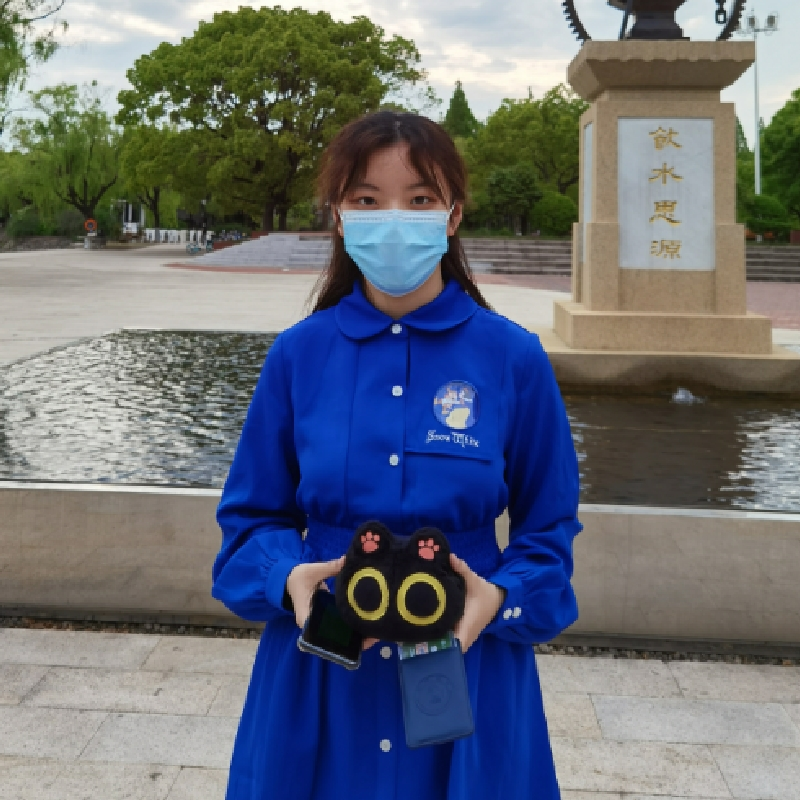
#> input picture figs/example/source1.jpg, 800 x 800 px, found by its file name
$ jupyter execute --allow-errors poisson_image_editing.ipynb   (shell and % lines are left out)
#> lines starting #> are read from the running program, lines starting #| are printed output that depends on the picture
# Poisson Image Editing

In this notebook, the [poisson image editing](https://www.cs.virginia.edu/~connelly/class/2014/comp_photo/proj2/poisson.pdf) paper is implemented and studied. Possion image editting is ...

Our goal is to extract the Statue of Liberty from this image (the source image):

And merge it to the target image:

The `./figs/mask1.jpg` is used to extract the Statue of Liberty part out from `./figs/source1.jpg`. This mask is a black and white image. When we apply it to `source1.jpg`, we'll filter out everything except for the Statue of Liberty and a little bit surrounding area. I will discuss how to generate this mask later. If we merge the extracted part directly to our target image, then we'll get:

We can see apparently the statue is from another image. Note even if the mask is perfect, the result still won't be ideal, the boundary of the two images can be easily identified. Poisson image editing can be used to seamlessly blend these two images.

When we directly merge the two image, we set the pixels in the merging region of the target image to be those of the source image. The pixel values accross the boundary will have sharp changes. One way is to set a transition region and make the pixel values change smoothly from one image to the other. In this way, the boundary will become less visible, but the colors and lighting will still be unnatural since we didn't make any changes outside this transition region around the boundary.

Instead of copy-and-past, we interpolate the copied region by solving the Poisson equation. More specifically, Eq. (10) in [Pérez 2003] is used here for seamless cloning. Let $\mathbf{f}$ be the pixel values in the region to paste (which is what we're trying to solve), let $\mathbf{g}$ be the corresponding region in the source image. Instead of letting $\mathbf{f}=\mathbf{g}$, we let $\nabla \mathbf{f} = \nabla \mathbf{g}$, and let the pixel values on the boundary to be the same as those from the target image. In this way, the pixel values $\mathbf{f}$'s distribution is "guided" by the source image, and gradually blends to the target image on the boundary. More rigorous derivations can be found in [Pérez 2003], the main idea is to let the pixel values be the same on the boundary, and find a distribution that resembles the source image and changes to the target image smoothly.

The only technical difficulty is to implement the Laplacian operator. [This](https://en.wikipedia.org/wiki/Discrete_Poisson_equation) is a good reference. We first build the matrix $\mathbf{D}$, then build matrix $\mathbf{A}$ by setting $\mathbf{D}$ as block diagonal element, and set the $\mathbf{I}$'s:

[cell 1]
import scipy.sparse

def laplacian_matrix(n, m):
    mat_D = scipy.sparse.lil_matrix((m, m))
    mat_D.setdiag(-1, -1)
    mat_D.setdiag(4)
    mat_D.setdiag(-1, 1)

    mat_A = scipy.sparse.block_diag([mat_D] * n).tolil()

    mat_A.setdiag(-1, 1*m)
    mat_A.setdiag(-1, -1*m)

    return mat_A

laplacian_matrix(3, 3).todense()

Now our equation becomes:
$\mathbf{Af} = \mathbf{Ag}$, inside the region;
$\mathbf{f} = \mathbf{t}$, outside the region.

where $\mathbf{g}$ is the pixel value of the source image, $\mathbf{t}$ is the pixel value of the target image.

Now we are ready to implement our Poisson editting algorithm. First, we load the images and the masks:

[cell 2]
from os import path
import cv2
import numpy as np
import matplotlib.pyplot as plt

scr_dir = 'figs/example1'
source = cv2.imread(path.join(scr_dir, "source1.jpg"))
#> source is the input picture: shape (800, 800, 3); mean B, G, R 118.3, 109.2, 104.1
target = cv2.imread(path.join(scr_dir, "target1.jpg"))
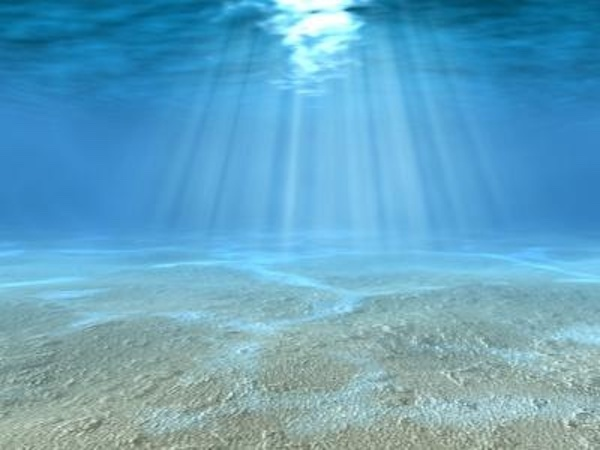
#> input picture figs/example/target1.jpg, 600 x 450 px, found by its file name
#> target is the input picture: shape (450, 600, 3); mean B, G, R 195, 164.6, 99.5
mask = cv2.imread(path.join(scr_dir, "mask1.png"), cv2.IMREAD_GRAYSCALE)
offset = (0, 66)

print('Source image size:', source.shape[:-1])
#| Source image size: (800, 800)
plt.imshow(source[:,:,::-1]) # this is a trick to display the image in here
plt.show()
print('Target image size:', target.shape[:-1])
#| Target image size: (450, 600)
plt.imshow(target[:,:,::-1])
plt.show()
#> (the rest of this cell did not finish here and is left out)

Note the mask tells us what region to extract from the source image, when we insert to the target image, we may want to translate it, so we need an offset parameter. In here, I set the offset value directly, I'll talk about how to find the desired value later.

Now we translate the source image according to the offset:

[cell 3]
y_max, x_max = target.shape[:-1]
#> y_max = 450; x_max = 600
y_min, x_min = 0, 0
x_range = x_max - x_min
#> x_range = 600
y_range = y_max - y_min
#> y_range = 450

M = np.float32([[1, 0, offset[0]], [0, 1, offset[1]]])
source = cv2.warpAffine(source, M, (x_range, y_range))
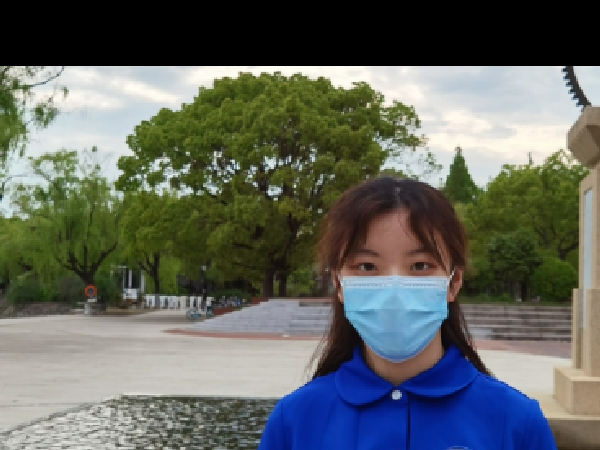
#> source: shape (450, 600, 3); mean B, G, R 96.2, 102.4, 97.8

print('Source image size:', source.shape[:-1])
#| Source image size: (450, 600)
plt.imshow(source[:,:,::-1])
plt.show()

Convert the mask's value to {0, 1} (it was {0, 255}):

#> (a cell that did not finish here is left out)

Now we need to generate the matrix $\mathbf{A}$. First, apply our function to get the Laplacian matrix:

[cell 5]
mat_A = laplacian_matrix(y_range, x_range)
laplacian = mat_A.tocsc()

We only want to apply the Laplacian operator inside the blending region, so for the outside part, we set it to identity. Note for each row in mat_A, if it takes the Laplacian, then the row will have a "4" on the diagonal and four "-1", so to set it to identity, we want to set the "4" to "1", and the rest to "0":

#> (a cell that did not finish here is left out)

Now

[cell 7]
from scipy.sparse.linalg import spsolve

#> (the rest of this cell did not finish here and is left out)

[cell 8]
plt.imshow(target[:,:,::-1])
plt.show()

out_dir = 'figs'
cv2.imwrite(path.join(out_dir, "possion1.png"), target)
#> Out = True
